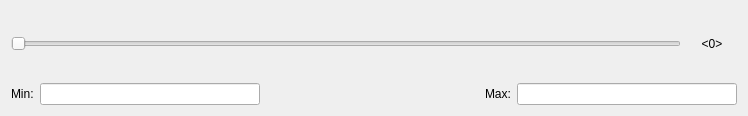
<ui version="4.0" >
 <class>SliderWidget</class>
 <widget class="QWidget" name="SliderWidget" >
  <property name="geometry" >
   <rect>
    <x>0</x>
    <y>0</y>
    <width>748</width>
    <height>116</height>
   </rect>
  </property>
  <property name="windowTitle" >
   <string>Slider</string>
  </property>
  <layout class="QVBoxLayout" >
   <item>
    <layout class="QHBoxLayout" >
     <item>
      <widget class="QSlider" name="slider" >
       <property name="maximum" >
        <number>1000</number>
       </property>
       <property name="singleStep" >
        <number>10</number>
       </property>
       <property name="pageStep" >
        <number>100</number>
       </property>
       <property name="orientation" >
        <enum>Qt::Horizontal</enum>
       </property>
      </widget>
     </item>
     <item>
      <widget class="QLabel" name="valueLabel" >
       <property name="minimumSize" >
        <size>
         <width>50</width>
         <height>0</height>
        </size>
       </property>
       <property name="text" >
        <string>&lt;0></string>
       </property>
       <property name="alignment" >
        <set>Qt::AlignCenter</set>
       </property>
      </widget>
     </item>
    </layout>
   </item>
   <item>
    <layout class="QHBoxLayout" >
     <item>
      <widget class="QLabel" name="label" >
       <property name="text" >
        <string>Min:</string>
       </property>
      </widget>
     </item>
     <item>
      <widget class="EquationEdit" name="min" />
     </item>
     <item>
      <spacer>
       <property name="orientation" >
        <enum>Qt::Horizontal</enum>
       </property>
       <property name="sizeHint" >
        <size>
         <width>40</width>
         <height>20</height>
        </size>
       </property>
      </spacer>
     </item>
     <item>
      <widget class="QLabel" name="label_2" >
       <property name="text" >
        <string>Max:</string>
       </property>
      </widget>
     </item>
     <item>
      <widget class="EquationEdit" name="max" />
     </item>
    </layout>
   </item>
  </layout>
 </widget>
 <customwidgets>
  <customwidget>
   <class>EquationEdit</class>
   <extends>QLineEdit</extends>
   <header>equationedit.h</header>
  </customwidget>
 </customwidgets>
 <resources/>
 <connections/>
</ui>
